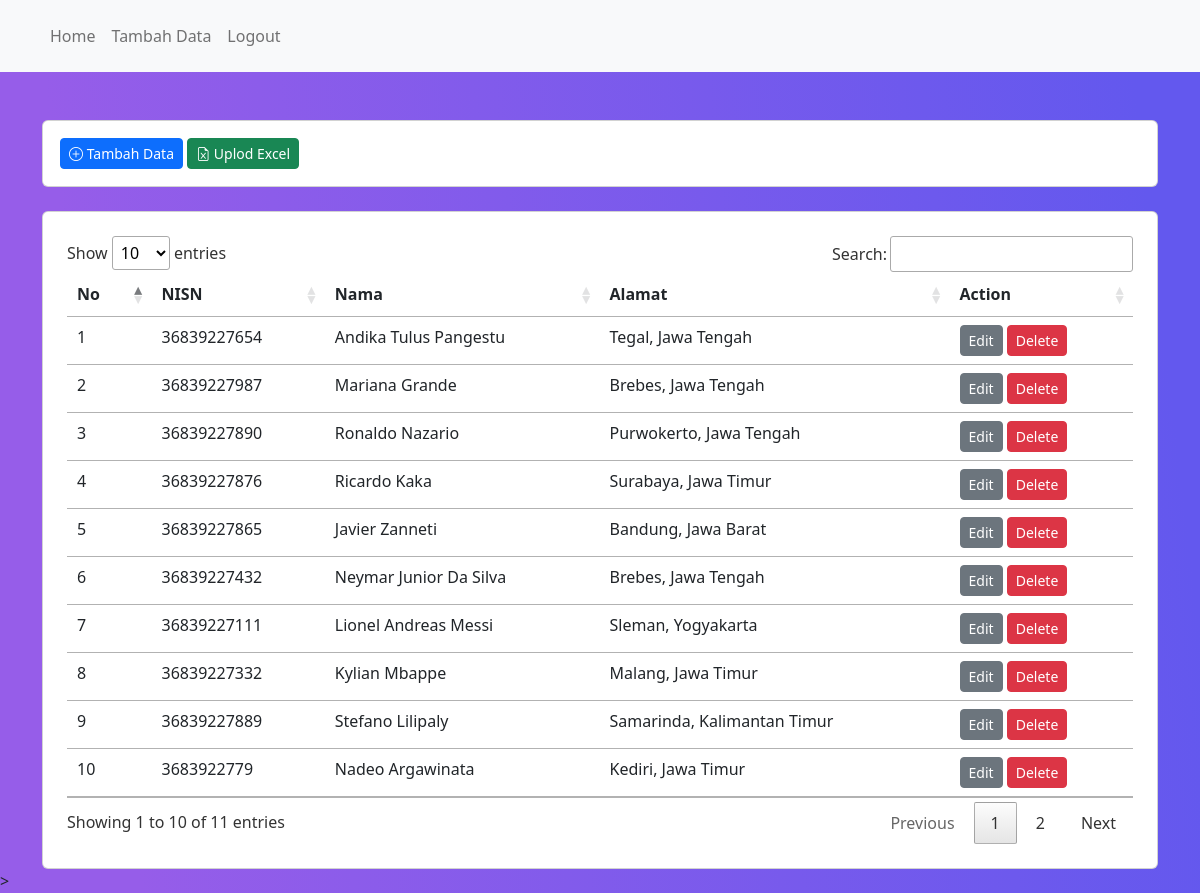
The app's page /views/v_index.php with its own data.
### tables this page shows
CREATE TABLE `siswa` (
  `id_siswa` int(11) NOT NULL,
  `nisn` varchar(50) NOT NULL,
  `nama_lengkap` varchar(200) NOT NULL,
  `alamat` text NOT NULL
);

### views/v_index.php (the view, shortened to what this page needs)
<?php require('partials/header.php'); ?>
<body>
    <nav>
        <?php require('partials/sidebar.php'); ?>
    </nav>
    <main>
        <div class="container">
            <div class="card mt-5 p-3">
                <table>
                    <tr>
                        <td>
                            <a href="../views/v_add.php" class="btn btn-primary btn-sm"><i class="bi bi-plus-circle">&nbsp;</i>Tambah Data</a>
                            <a href="#" class="btn btn-success btn-sm" data-bs-toggle="modal" data-bs-target="#exampleModal"><i class="bi bi-file-earmark-excel">&nbsp;</i>Uplod Excel</a>
                        </td>
                    </tr>
                </table>
            </div>
            <div class="card mt-4 p-4 table-responsive">
                <table class="table table-hover" id="myTable">
                    <thead>
                        <tr>
                            <th>No</th>
                            <th>NISN</th>
                            <th>Nama</th>
                            <th>Alamat</th>
                            <th>Action</th>
                        </tr>
                    </thead>
                    <tbody class="table-group-divider">
                        <?php
                        include('../config/koneksi.php');
                        $no_urut = 1;
                        $query = mysqli_query($koneksi, "SELECT * FROM siswa");
                        while ($row = mysqli_fetch_array($query)) {
                        ?>
                            <tr>
                                <td><?= $no_urut++; ?></td>
                                <td><?= $row['nisn']; ?></td>
                                <td><?= $row['nama_lengkap']; ?></td>
                                <td><?= $row['alamat']; ?></td>
                                <td class="text-start">
                                    <a href="../views/v_edit.php?id=<?php echo $row['id_siswa'] ?>" class="btn btn-sm btn-secondary">Edit</a>
                                    <a href="../controllers/Delete.php?id=<?php echo $row['id_siswa'] ?>" class="btn btn-sm btn-danger">Delete</a>
                                </td>
                            </tr>
                        <?php } ?>
                    </tbody>
                </table>
            </div>
        </div>
    </main>
    <?php include('partials/footer.php'); ?>
</body>
</html>

### views/partials/header.php (shortened to what this page needs)
<!DOCTYPE html>
<html lang="en">
<head>
    <link rel="stylesheet" href="../assets/vendor/bootstrap/css/bootstrap.min.css">
    <link rel="stylesheet" href="../assets/vendor/datatables/css/jquery.dataTables.min.css">
    <link rel="stylesheet" href="../assets/vendor/bootstrap-icons/bootstrap-icons.css">
    <link rel="stylesheet" href="../assets/css/style.css">
</head>
</html>

### views/partials/sidebar.php (shortened to what this page needs)
<body>
    <nav class="navbar navbar-expand-lg bg-light">
        <div class="container py-2">
            <div class="offcanvas offcanvas-start" tabindex="-1" id="offcanvasNavbar" aria-labelledby="offcanvasNavbarLabel">
                <div class="offcanvas-body">
                    <ul class="navbar-nav justify-content-start flex-grow-1 pe-3">
                        <li class="nav-item">
                            <a class="nav-link" href="../views/v_index.php">Home</a>
                        </li>
                        <li class="nav-item">
                            <a class="nav-link" href="../views/v_add.php">Tambah Data</a>
                        </li>
                        <li class="nav-item">
                            <a class="nav-link" href="../controllers/Logout.php">Logout</a>
                        </li>
                    </ul>
                </div>
            </div>
        </div>
    </nav>
</body>

### views/partials/footer.php (shortened to what this page needs)
<footer>
    <script src="../assets/vendor/jquery/jquery-3.6.0.min.js"></script>>
</footer>

### assets/css/style.css (style rules this page uses)
body { background-image: linear-gradient( 83.2deg, rgba(150, 93, 233, 1) 10.8%, rgba(99, 88, 238, 1) 94.3% ); }

### records on screen
siswa: nisn "36839227654", nama_lengkap "Andika Tulus Pangestu", alamat "Tegal, Jawa Tengah"
siswa: nisn "36839227987", nama_lengkap "Mariana Grande", alamat "Brebes, Jawa Tengah"
siswa: nisn "36839227890", nama_lengkap "Ronaldo Nazario", alamat "Purwokerto, Jawa Tengah"
siswa: nisn "36839227876", nama_lengkap "Ricardo Kaka", alamat "Surabaya, Jawa Timur"
siswa: nisn "36839227865", nama_lengkap "Javier Zanneti", alamat "Bandung, Jawa Barat"
siswa: nisn "36839227432", nama_lengkap "Neymar Junior Da Silva", alamat "Brebes, Jawa Tengah"
siswa: nisn "36839227111", nama_lengkap "Lionel Andreas Messi", alamat "Sleman, Yogyakarta"
siswa: nisn "36839227332", nama_lengkap "Kylian Mbappe", alamat "Malang, Jawa Timur"
siswa: nisn "36839227889", nama_lengkap "Stefano Lilipaly", alamat "Samarinda, Kalimantan Timur"
siswa: nisn "3683922779", nama_lengkap "Nadeo Argawinata", alamat "Kediri, Jawa Timur"
